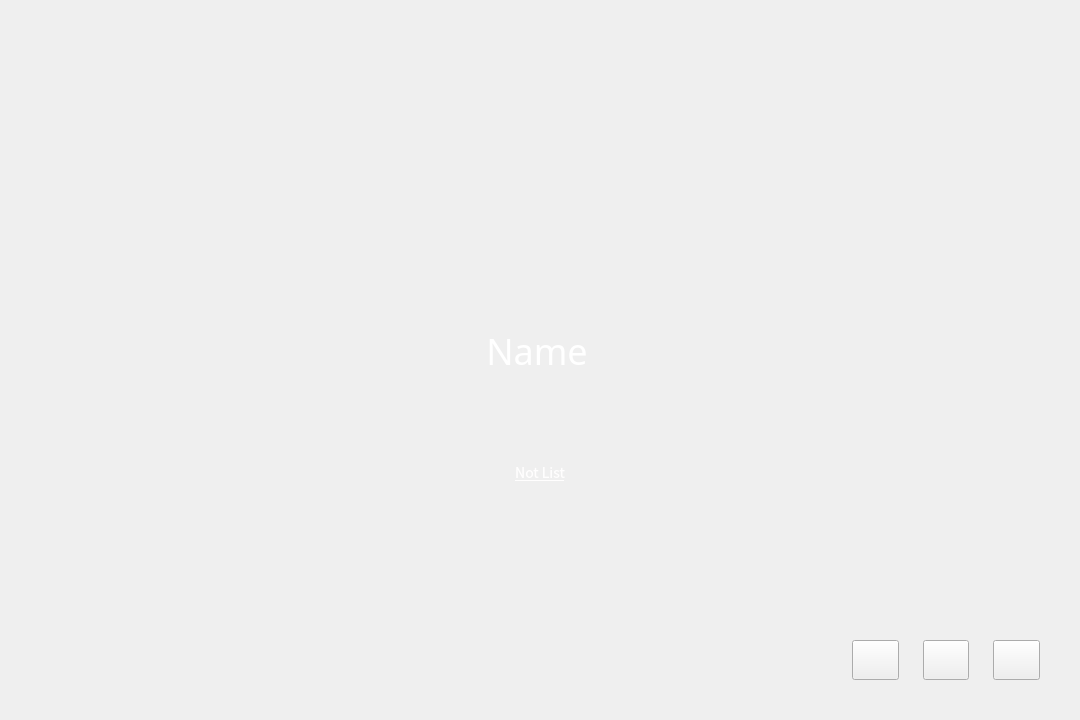
<?xml version="1.0" encoding="UTF-8"?>
<ui version="4.0">
 <class>GreeterLoginWindow</class>
 <widget class="QWidget" name="GreeterLoginWindow">
  <property name="geometry">
   <rect>
    <x>0</x>
    <y>0</y>
    <width>1080</width>
    <height>720</height>
   </rect>
  </property>
  <property name="sizePolicy">
   <sizepolicy hsizetype="Ignored" vsizetype="Ignored">
    <horstretch>0</horstretch>
    <verstretch>0</verstretch>
   </sizepolicy>
  </property>
  <property name="tabletTracking">
   <bool>false</bool>
  </property>
  <property name="windowTitle">
   <string>Form</string>
  </property>
  <property name="styleSheet">
   <string notr="true">QWidget#GreeterWindow{
	#background-color:#202020;
	background-color:white;
}</string>
  </property>
  <layout class="QHBoxLayout" name="horizontalLayout" stretch="1,2,1">
   <property name="spacing">
    <number>0</number>
   </property>
   <property name="sizeConstraint">
    <enum>QLayout::SetNoConstraint</enum>
   </property>
   <property name="leftMargin">
    <number>40</number>
   </property>
   <property name="topMargin">
    <number>40</number>
   </property>
   <property name="rightMargin">
    <number>40</number>
   </property>
   <property name="bottomMargin">
    <number>40</number>
   </property>
   <item>
    <layout class="QVBoxLayout" name="leftV" stretch="0,0,0">
     <property name="spacing">
      <number>0</number>
     </property>
     <property name="sizeConstraint">
      <enum>QLayout::SetMinAndMaxSize</enum>
     </property>
     <property name="topMargin">
      <number>0</number>
     </property>
     <item>
      <spacer name="verticalSpacer">
       <property name="orientation">
        <enum>Qt::Vertical</enum>
       </property>
       <property name="sizeType">
        <enum>QSizePolicy::Expanding</enum>
       </property>
       <property name="sizeHint" stdset="0">
        <size>
         <width>20</width>
         <height>40</height>
        </size>
       </property>
      </spacer>
     </item>
     <item>
      <widget class="QWidget" name="JustForSpace" native="true">
       <property name="sizePolicy">
        <sizepolicy hsizetype="Preferred" vsizetype="Fixed">
         <horstretch>0</horstretch>
         <verstretch>0</verstretch>
        </sizepolicy>
       </property>
       <property name="minimumSize">
        <size>
         <width>114</width>
         <height>0</height>
        </size>
       </property>
       <property name="maximumSize">
        <size>
         <width>228</width>
         <height>0</height>
        </size>
       </property>
      </widget>
     </item>
     <item>
      <widget class="UserListWidget" name="userlist" native="true">
       <property name="sizePolicy">
        <sizepolicy hsizetype="Preferred" vsizetype="Preferred">
         <horstretch>0</horstretch>
         <verstretch>0</verstretch>
        </sizepolicy>
       </property>
       <property name="minimumSize">
        <size>
         <width>114</width>
         <height>62</height>
        </size>
       </property>
       <property name="maximumSize">
        <size>
         <width>228</width>
         <height>310</height>
        </size>
       </property>
       <property name="baseSize">
        <size>
         <width>0</width>
         <height>0</height>
        </size>
       </property>
       <property name="styleSheet">
        <string notr="true"/>
       </property>
      </widget>
     </item>
    </layout>
   </item>
   <item>
    <widget class="QWidget" name="centerV" native="true">
     <property name="sizePolicy">
      <sizepolicy hsizetype="Expanding" vsizetype="Expanding">
       <horstretch>0</horstretch>
       <verstretch>0</verstretch>
      </sizepolicy>
     </property>
     <layout class="QVBoxLayout" name="verticalLayout_2" stretch="6,11,4,1">
      <property name="spacing">
       <number>0</number>
      </property>
      <property name="topMargin">
       <number>1</number>
      </property>
      <property name="bottomMargin">
       <number>1</number>
      </property>
      <item>
       <spacer name="verticalSpacer_2">
        <property name="orientation">
         <enum>Qt::Vertical</enum>
        </property>
        <property name="sizeType">
         <enum>QSizePolicy::Preferred</enum>
        </property>
        <property name="sizeHint" stdset="0">
         <size>
          <width>20</width>
          <height>40</height>
         </size>
        </property>
       </spacer>
      </item>
      <item>
       <widget class="QWidget" name="center" native="true">
        <property name="sizePolicy">
         <sizepolicy hsizetype="Expanding" vsizetype="Expanding">
          <horstretch>0</horstretch>
          <verstretch>0</verstretch>
         </sizepolicy>
        </property>
        <layout class="QVBoxLayout" name="verticalLayout_4" stretch="8,1,1,1,5">
         <property name="spacing">
          <number>0</number>
         </property>
         <property name="sizeConstraint">
          <enum>QLayout::SetDefaultConstraint</enum>
         </property>
         <property name="leftMargin">
          <number>0</number>
         </property>
         <property name="topMargin">
          <number>0</number>
         </property>
         <property name="rightMargin">
          <number>0</number>
         </property>
         <property name="bottomMargin">
          <number>0</number>
         </property>
         <item>
          <widget class="QWidget" name="horizontalWidget_3" native="true">
           <property name="sizePolicy">
            <sizepolicy hsizetype="Expanding" vsizetype="Expanding">
             <horstretch>0</horstretch>
             <verstretch>0</verstretch>
            </sizepolicy>
           </property>
           <property name="minimumSize">
            <size>
             <width>0</width>
             <height>0</height>
            </size>
           </property>
           <property name="maximumSize">
            <size>
             <width>16777215</width>
             <height>16777215</height>
            </size>
           </property>
           <layout class="QHBoxLayout" name="horizontalLayout_3" stretch="0,5,0">
            <property name="spacing">
             <number>0</number>
            </property>
            <property name="sizeConstraint">
             <enum>QLayout::SetMaximumSize</enum>
            </property>
            <property name="leftMargin">
             <number>0</number>
            </property>
            <property name="topMargin">
             <number>0</number>
            </property>
            <property name="rightMargin">
             <number>0</number>
            </property>
            <property name="bottomMargin">
             <number>10</number>
            </property>
            <item>
             <spacer name="horizontalSpacer">
              <property name="orientation">
               <enum>Qt::Horizontal</enum>
              </property>
              <property name="sizeType">
               <enum>QSizePolicy::Preferred</enum>
              </property>
              <property name="sizeHint" stdset="0">
               <size>
                <width>40</width>
                <height>20</height>
               </size>
              </property>
             </spacer>
            </item>
            <item>
             <widget class="UserAvatarWidget" name="loginAvatar" native="true">
              <property name="sizePolicy">
               <sizepolicy hsizetype="Expanding" vsizetype="Expanding">
                <horstretch>0</horstretch>
                <verstretch>0</verstretch>
               </sizepolicy>
              </property>
              <property name="minimumSize">
               <size>
                <width>100</width>
                <height>100</height>
               </size>
              </property>
              <property name="maximumSize">
               <size>
                <width>180</width>
                <height>180</height>
               </size>
              </property>
              <property name="styleSheet">
               <string notr="true"/>
              </property>
             </widget>
            </item>
            <item>
             <spacer name="horizontalSpacer_2">
              <property name="orientation">
               <enum>Qt::Horizontal</enum>
              </property>
              <property name="sizeType">
               <enum>QSizePolicy::Preferred</enum>
              </property>
              <property name="sizeHint" stdset="0">
               <size>
                <width>40</width>
                <height>20</height>
               </size>
              </property>
             </spacer>
            </item>
           </layout>
          </widget>
         </item>
         <item>
          <widget class="QWidget" name="horizontalWidget" native="true">
           <property name="sizePolicy">
            <sizepolicy hsizetype="Preferred" vsizetype="Preferred">
             <horstretch>0</horstretch>
             <verstretch>0</verstretch>
            </sizepolicy>
           </property>
           <layout class="QHBoxLayout" name="horizontalLayout_4">
            <property name="leftMargin">
             <number>0</number>
            </property>
            <property name="topMargin">
             <number>0</number>
            </property>
            <property name="rightMargin">
             <number>0</number>
            </property>
            <property name="bottomMargin">
             <number>18</number>
            </property>
            <item>
             <spacer name="horizontalSpacer_4">
              <property name="orientation">
               <enum>Qt::Horizontal</enum>
              </property>
              <property name="sizeHint" stdset="0">
               <size>
                <width>40</width>
                <height>20</height>
               </size>
              </property>
             </spacer>
            </item>
            <item>
             <widget class="QLabel" name="label_userName">
              <property name="sizePolicy">
               <sizepolicy hsizetype="Preferred" vsizetype="Preferred">
                <horstretch>0</horstretch>
                <verstretch>0</verstretch>
               </sizepolicy>
              </property>
              <property name="baseSize">
               <size>
                <width>0</width>
                <height>0</height>
               </size>
              </property>
              <property name="font">
               <font>
                <family>Noto Sans CJK SC Light</family>
                <pointsize>-1</pointsize>
               </font>
              </property>
              <property name="styleSheet">
               <string notr="true">QLabel{
	font-family:&quot;Noto Sans CJK SC Light&quot;;
	font-size: 36px;
	color: white;
}</string>
              </property>
              <property name="text">
               <string>Name</string>
              </property>
              <property name="alignment">
               <set>Qt::AlignCenter</set>
              </property>
             </widget>
            </item>
            <item>
             <widget class="QWidget" name="JustForSpace_2" native="true">
              <property name="sizePolicy">
               <sizepolicy hsizetype="Fixed" vsizetype="Fixed">
                <horstretch>0</horstretch>
                <verstretch>0</verstretch>
               </sizepolicy>
              </property>
              <property name="minimumSize">
               <size>
                <width>0</width>
                <height>54</height>
               </size>
              </property>
             </widget>
            </item>
            <item>
             <spacer name="horizontalSpacer_5">
              <property name="orientation">
               <enum>Qt::Horizontal</enum>
              </property>
              <property name="sizeHint" stdset="0">
               <size>
                <width>40</width>
                <height>20</height>
               </size>
              </property>
             </spacer>
            </item>
           </layout>
          </widget>
         </item>
         <item>
          <widget class="QWidget" name="horizontalWidget_2" native="true">
           <property name="sizePolicy">
            <sizepolicy hsizetype="Expanding" vsizetype="Preferred">
             <horstretch>0</horstretch>
             <verstretch>0</verstretch>
            </sizepolicy>
           </property>
           <property name="minimumSize">
            <size>
             <width>0</width>
             <height>54</height>
            </size>
           </property>
           <property name="maximumSize">
            <size>
             <width>16777215</width>
             <height>60</height>
            </size>
           </property>
           <layout class="QHBoxLayout" name="horizontalLayout_5" stretch="0,0,0,0,0">
            <property name="spacing">
             <number>10</number>
            </property>
            <property name="leftMargin">
             <number>0</number>
            </property>
            <property name="topMargin">
             <number>0</number>
            </property>
            <property name="rightMargin">
             <number>0</number>
            </property>
            <property name="bottomMargin">
             <number>24</number>
            </property>
            <item>
             <spacer name="horizontalSpacer_9">
              <property name="orientation">
               <enum>Qt::Horizontal</enum>
              </property>
              <property name="sizeType">
               <enum>QSizePolicy::Expanding</enum>
              </property>
              <property name="sizeHint" stdset="0">
               <size>
                <width>40</width>
                <height>20</height>
               </size>
              </property>
             </spacer>
            </item>
            <item>
             <widget class="QLabel" name="label_JustForSpace">
              <property name="sizePolicy">
               <sizepolicy hsizetype="Fixed" vsizetype="Preferred">
                <horstretch>0</horstretch>
                <verstretch>0</verstretch>
               </sizepolicy>
              </property>
              <property name="minimumSize">
               <size>
                <width>36</width>
                <height>0</height>
               </size>
              </property>
              <property name="text">
               <string/>
              </property>
             </widget>
            </item>
            <item>
             <widget class="GreeterLineEdit" name="promptEdit" native="true">
              <property name="sizePolicy">
               <sizepolicy hsizetype="Expanding" vsizetype="Preferred">
                <horstretch>0</horstretch>
                <verstretch>0</verstretch>
               </sizepolicy>
              </property>
              <property name="minimumSize">
               <size>
                <width>220</width>
                <height>30</height>
               </size>
              </property>
              <property name="maximumSize">
               <size>
                <width>270</width>
                <height>36</height>
               </size>
              </property>
              <property name="focusPolicy">
               <enum>Qt::NoFocus</enum>
              </property>
              <property name="styleSheet">
               <string notr="true">GreeterLineEdit#promptEdit{
	border:1px solid rgba(255,255,255,0.1);
	border-radius:8px;
	background-color:rgba(0,0,0,0.2);
}
GreeterLineEdit#promptEdit[editFocus=true]{
	border:1px solid rgba(46,179,255,0.4);
	border-radius:8px;
}</string>
              </property>
             </widget>
            </item>
            <item>
             <widget class="QLabel" name="label_capsLock">
              <property name="sizePolicy">
               <sizepolicy hsizetype="Fixed" vsizetype="Fixed">
                <horstretch>0</horstretch>
                <verstretch>0</verstretch>
               </sizepolicy>
              </property>
              <property name="minimumSize">
               <size>
                <width>36</width>
                <height>36</height>
               </size>
              </property>
              <property name="maximumSize">
               <size>
                <width>36</width>
                <height>36</height>
               </size>
              </property>
              <property name="styleSheet">
               <string notr="true"/>
              </property>
              <property name="text">
               <string/>
              </property>
             </widget>
            </item>
            <item>
             <spacer name="horizontalSpacer_8">
              <property name="orientation">
               <enum>Qt::Horizontal</enum>
              </property>
              <property name="sizeType">
               <enum>QSizePolicy::Expanding</enum>
              </property>
              <property name="sizeHint" stdset="0">
               <size>
                <width>40</width>
                <height>20</height>
               </size>
              </property>
             </spacer>
            </item>
           </layout>
          </widget>
         </item>
         <item>
          <widget class="QWidget" name="widget" native="true">
           <layout class="QHBoxLayout" name="horizontalLayout_7">
            <property name="spacing">
             <number>0</number>
            </property>
            <property name="bottomMargin">
             <number>1</number>
            </property>
            <item>
             <spacer name="horizontalSpacer_6">
              <property name="orientation">
               <enum>Qt::Horizontal</enum>
              </property>
              <property name="sizeHint" stdset="0">
               <size>
                <width>40</width>
                <height>20</height>
               </size>
              </property>
             </spacer>
            </item>
            <item>
             <widget class="QToolButton" name="button">
              <property name="enabled">
               <bool>true</bool>
              </property>
              <property name="sizePolicy">
               <sizepolicy hsizetype="Preferred" vsizetype="Preferred">
                <horstretch>0</horstretch>
                <verstretch>0</verstretch>
               </sizepolicy>
              </property>
              <property name="font">
               <font>
                <family>Noto Sans CJK SC</family>
                <pointsize>-1</pointsize>
                <underline>true</underline>
               </font>
              </property>
              <property name="cursor">
               <cursorShape>PointingHandCursor</cursorShape>
              </property>
              <property name="styleSheet">
               <string notr="true">#button{
	border:0px;
	color:rgb(255,254,254);
	font-family:&quot;Noto Sans CJK SC&quot;;
	font-size:14px;
	text-decoration:underline;
}

#button:hover,#button:focus{
	color:#2eb3ff;
}

#button:pressed{
	color:1b82bd;
}</string>
              </property>
              <property name="text">
               <string>Not List</string>
              </property>
             </widget>
            </item>
            <item>
             <spacer name="horizontalSpacer_7">
              <property name="orientation">
               <enum>Qt::Horizontal</enum>
              </property>
              <property name="sizeHint" stdset="0">
               <size>
                <width>40</width>
                <height>20</height>
               </size>
              </property>
             </spacer>
            </item>
            <item>
             <widget class="QWidget" name="JustForSpace_3" native="true">
              <property name="sizePolicy">
               <sizepolicy hsizetype="Preferred" vsizetype="Preferred">
                <horstretch>0</horstretch>
                <verstretch>0</verstretch>
               </sizepolicy>
              </property>
              <property name="minimumSize">
               <size>
                <width>0</width>
                <height>25</height>
               </size>
              </property>
              <property name="maximumSize">
               <size>
                <width>0</width>
                <height>25</height>
               </size>
              </property>
             </widget>
            </item>
           </layout>
          </widget>
         </item>
         <item>
          <widget class="QWidget" name="widget" native="true">
           <layout class="QHBoxLayout" name="horizontalLayout_6" stretch="1">
            <property name="spacing">
             <number>0</number>
            </property>
            <property name="topMargin">
             <number>18</number>
            </property>
            <property name="bottomMargin">
             <number>1</number>
            </property>
            <item alignment="Qt::AlignHCenter|Qt::AlignTop">
             <widget class="QLabel" name="label_tips">
              <property name="sizePolicy">
               <sizepolicy hsizetype="Preferred" vsizetype="Preferred">
                <horstretch>0</horstretch>
                <verstretch>0</verstretch>
               </sizepolicy>
              </property>
              <property name="minimumSize">
               <size>
                <width>120</width>
                <height>30</height>
               </size>
              </property>
              <property name="maximumSize">
               <size>
                <width>16777215</width>
                <height>30</height>
               </size>
              </property>
              <property name="font">
               <font>
                <family>Noto Sans CJK SC Light</family>
                <pointsize>-1</pointsize>
               </font>
              </property>
              <property name="styleSheet">
               <string notr="true">QLabel#label_tips{
	font-size:14px;
	font-family:&quot;Noto Sans CJK SC Light&quot;;
	background-color:transparent;
}s</string>
              </property>
              <property name="text">
               <string/>
              </property>
              <property name="alignment">
               <set>Qt::AlignCenter</set>
              </property>
             </widget>
            </item>
           </layout>
          </widget>
         </item>
        </layout>
       </widget>
      </item>
      <item>
       <spacer name="verticalSpacer_3">
        <property name="orientation">
         <enum>Qt::Vertical</enum>
        </property>
        <property name="sizeType">
         <enum>QSizePolicy::Preferred</enum>
        </property>
        <property name="sizeHint" stdset="0">
         <size>
          <width>20</width>
          <height>40</height>
         </size>
        </property>
       </spacer>
      </item>
      <item alignment="Qt::AlignHCenter|Qt::AlignBottom">
       <widget class="QLabel" name="label_dataAndTime">
        <property name="sizePolicy">
         <sizepolicy hsizetype="Preferred" vsizetype="Preferred">
          <horstretch>0</horstretch>
          <verstretch>0</verstretch>
         </sizepolicy>
        </property>
        <property name="font">
         <font>
          <family>Noto Sans CJK SC Light</family>
          <pointsize>-1</pointsize>
         </font>
        </property>
        <property name="styleSheet">
         <string notr="true">QLabel{
	font-family:&quot;Noto Sans CJK SC Light&quot;;
	font-size:20px;
	color:white;
	border:0px;
}</string>
        </property>
        <property name="text">
         <string/>
        </property>
        <property name="scaledContents">
         <bool>false</bool>
        </property>
        <property name="wordWrap">
         <bool>false</bool>
        </property>
       </widget>
      </item>
     </layout>
    </widget>
   </item>
   <item>
    <layout class="QVBoxLayout" name="rightV">
     <property name="spacing">
      <number>0</number>
     </property>
     <property name="topMargin">
      <number>0</number>
     </property>
     <item>
      <spacer name="verticalSpacer_4">
       <property name="orientation">
        <enum>Qt::Vertical</enum>
       </property>
       <property name="sizeHint" stdset="0">
        <size>
         <width>20</width>
         <height>40</height>
        </size>
       </property>
      </spacer>
     </item>
     <item>
      <widget class="QWidget" name="rightBottom" native="true">
       <property name="sizePolicy">
        <sizepolicy hsizetype="Preferred" vsizetype="Preferred">
         <horstretch>0</horstretch>
         <verstretch>0</verstretch>
        </sizepolicy>
       </property>
       <property name="minimumSize">
        <size>
         <width>114</width>
         <height>40</height>
        </size>
       </property>
       <property name="maximumSize">
        <size>
         <width>228</width>
         <height>40</height>
        </size>
       </property>
       <layout class="QHBoxLayout" name="horizontalLayout_2" stretch="0,1,1,1">
        <property name="spacing">
         <number>24</number>
        </property>
        <property name="leftMargin">
         <number>0</number>
        </property>
        <property name="topMargin">
         <number>0</number>
        </property>
        <property name="rightMargin">
         <number>0</number>
        </property>
        <property name="bottomMargin">
         <number>0</number>
        </property>
        <item>
         <spacer name="horizontalSpacer_3">
          <property name="orientation">
           <enum>Qt::Horizontal</enum>
          </property>
          <property name="sizeHint" stdset="0">
           <size>
            <width>40</width>
            <height>20</height>
           </size>
          </property>
         </spacer>
        </item>
        <item>
         <widget class="QToolButton" name="btn_session">
          <property name="sizePolicy">
           <sizepolicy hsizetype="Expanding" vsizetype="Maximum">
            <horstretch>1</horstretch>
            <verstretch>1</verstretch>
           </sizepolicy>
          </property>
          <property name="minimumSize">
           <size>
            <width>24</width>
            <height>20</height>
           </size>
          </property>
          <property name="maximumSize">
           <size>
            <width>48</width>
            <height>40</height>
           </size>
          </property>
          <property name="sizeIncrement">
           <size>
            <width>0</width>
            <height>0</height>
           </size>
          </property>
          <property name="cursor">
           <cursorShape>PointingHandCursor</cursorShape>
          </property>
          <property name="tabletTracking">
           <bool>true</bool>
          </property>
          <property name="styleSheet">
           <string notr="true">QToolButton{
	border-image:url(:/images/session_normal.png);
}
QToolButton:pressed{
	border-image:url(:/images/session_pressed.png);
}
QToolButton:hover:!pressed,QToolButton:focus:!pressed{
	border-image:url(:/images/session_select.png);
}
</string>
          </property>
          <property name="text">
           <string/>
          </property>
         </widget>
        </item>
        <item>
         <widget class="QToolButton" name="btn_keyboard">
          <property name="sizePolicy">
           <sizepolicy hsizetype="Maximum" vsizetype="Maximum">
            <horstretch>1</horstretch>
            <verstretch>1</verstretch>
           </sizepolicy>
          </property>
          <property name="minimumSize">
           <size>
            <width>24</width>
            <height>20</height>
           </size>
          </property>
          <property name="maximumSize">
           <size>
            <width>48</width>
            <height>40</height>
           </size>
          </property>
          <property name="cursor">
           <cursorShape>PointingHandCursor</cursorShape>
          </property>
          <property name="tabletTracking">
           <bool>true</bool>
          </property>
          <property name="styleSheet">
           <string notr="true">QToolButton{
	border-image:url(:/images/keyboard_normal.png);
}
QToolButton:pressed{
	border-image:url(:/images/keyboard_pressed.png);
}
QToolButton:hover:!pressed,QToolButton:focus:!pressed{
	border-image:url(:/images/keyboard_select.png);
}
</string>
          </property>
          <property name="text">
           <string/>
          </property>
         </widget>
        </item>
        <item>
         <widget class="QToolButton" name="btn_power">
          <property name="sizePolicy">
           <sizepolicy hsizetype="Fixed" vsizetype="Fixed">
            <horstretch>1</horstretch>
            <verstretch>1</verstretch>
           </sizepolicy>
          </property>
          <property name="minimumSize">
           <size>
            <width>24</width>
            <height>20</height>
           </size>
          </property>
          <property name="maximumSize">
           <size>
            <width>48</width>
            <height>40</height>
           </size>
          </property>
          <property name="cursor">
           <cursorShape>PointingHandCursor</cursorShape>
          </property>
          <property name="tabletTracking">
           <bool>true</bool>
          </property>
          <property name="styleSheet">
           <string notr="true">QToolButton{
	border-image:url(:/images/shutdown_normal.png);
}
QToolButton:pressed{
	border-image:url(:/images/shutdown_pressed.png);
}
QToolButton:hover:!pressed,QToolButton:focus:!pressed{
	border-image:url(:/images/shutdown_select.png);
}
</string>
          </property>
          <property name="text">
           <string/>
          </property>
         </widget>
        </item>
       </layout>
      </widget>
     </item>
    </layout>
   </item>
  </layout>
 </widget>
 <customwidgets>
  <customwidget>
   <class>UserAvatarWidget</class>
   <extends>QWidget</extends>
   <header location="global">useravatarwidget.h</header>
   <container>1</container>
  </customwidget>
  <customwidget>
   <class>UserListWidget</class>
   <extends>QWidget</extends>
   <header location="global">userlistwidget.h</header>
   <container>1</container>
  </customwidget>
  <customwidget>
   <class>GreeterLineEdit</class>
   <extends>QWidget</extends>
   <header location="global">greeterlineedit.h</header>
   <container>1</container>
  </customwidget>
 </customwidgets>
 <resources/>
 <connections/>
</ui>
